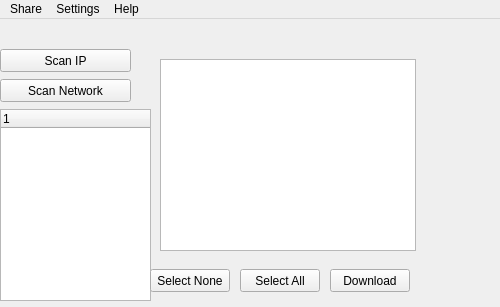
<?xml version="1.0" encoding="UTF-8"?>
<ui version="4.0">
 <class>FileSharing_GUI</class>
 <widget class="QMainWindow" name="FileSharing_GUI">
  <property name="geometry">
   <rect>
    <x>0</x>
    <y>0</y>
    <width>500</width>
    <height>307</height>
   </rect>
  </property>
  <property name="minimumSize">
   <size>
    <width>500</width>
    <height>300</height>
   </size>
  </property>
  <property name="windowTitle">
   <string>Simple File Sharing</string>
  </property>
  <widget class="QWidget" name="centralWidget">
   <widget class="QPushButton" name="scanNetworkButton">
    <property name="geometry">
     <rect>
      <x>0</x>
      <y>60</y>
      <width>131</width>
      <height>23</height>
     </rect>
    </property>
    <property name="text">
     <string>Scan Network</string>
    </property>
   </widget>
   <widget class="QTreeWidget" name="treeWidget">
    <property name="geometry">
     <rect>
      <x>0</x>
      <y>90</y>
      <width>151</width>
      <height>192</height>
     </rect>
    </property>
    <property name="cursor" stdset="0">
     <cursorShape>PointingHandCursor</cursorShape>
    </property>
    <property name="focusPolicy">
     <enum>Qt::WheelFocus</enum>
    </property>
    <column>
     <property name="text">
      <string notr="true">1</string>
     </property>
    </column>
   </widget>
   <widget class="QTableView" name="tableView">
    <property name="geometry">
     <rect>
      <x>160</x>
      <y>40</y>
      <width>256</width>
      <height>192</height>
     </rect>
    </property>
   </widget>
   <widget class="QPushButton" name="downloadButton">
    <property name="geometry">
     <rect>
      <x>330</x>
      <y>250</y>
      <width>80</width>
      <height>23</height>
     </rect>
    </property>
    <property name="text">
     <string>Download</string>
    </property>
   </widget>
   <widget class="QPushButton" name="scanIpButton">
    <property name="geometry">
     <rect>
      <x>0</x>
      <y>30</y>
      <width>131</width>
      <height>23</height>
     </rect>
    </property>
    <property name="text">
     <string>Scan IP</string>
    </property>
   </widget>
   <widget class="QPushButton" name="selectAllButton">
    <property name="geometry">
     <rect>
      <x>240</x>
      <y>250</y>
      <width>80</width>
      <height>23</height>
     </rect>
    </property>
    <property name="text">
     <string>Select All</string>
    </property>
   </widget>
   <widget class="QPushButton" name="selectNoneButton">
    <property name="geometry">
     <rect>
      <x>150</x>
      <y>250</y>
      <width>80</width>
      <height>23</height>
     </rect>
    </property>
    <property name="text">
     <string>Select None</string>
    </property>
   </widget>
  </widget>
  <widget class="QMenuBar" name="menuBar">
   <property name="geometry">
    <rect>
     <x>0</x>
     <y>0</y>
     <width>500</width>
     <height>23</height>
    </rect>
   </property>
   <widget class="QMenu" name="menuAdd">
    <property name="title">
     <string>Share</string>
    </property>
    <addaction name="actionFilie_or_Directory"/>
   </widget>
   <widget class="QMenu" name="menuHelp">
    <property name="title">
     <string>Help</string>
    </property>
    <addaction name="actionAbout"/>
   </widget>
   <widget class="QMenu" name="menuOptions">
    <property name="title">
     <string>Settings</string>
    </property>
    <addaction name="actionDownloaded_Directory"/>
    <addaction name="actionSet_network"/>
   </widget>
   <addaction name="menuAdd"/>
   <addaction name="menuOptions"/>
   <addaction name="menuHelp"/>
  </widget>
  <action name="actionFilie_or_Directory">
   <property name="text">
    <string>Filie</string>
   </property>
  </action>
  <action name="actionWhat_s_This">
   <property name="text">
    <string>What's This</string>
   </property>
  </action>
  <action name="actionAbout">
   <property name="text">
    <string>About</string>
   </property>
  </action>
  <action name="actionDownloaded_Directory">
   <property name="text">
    <string>Download directory</string>
   </property>
  </action>
  <action name="actionSet_network">
   <property name="text">
    <string>Set network</string>
   </property>
  </action>
 </widget>
 <layoutdefault spacing="6" margin="11"/>
 <resources/>
 <connections/>
</ui>
